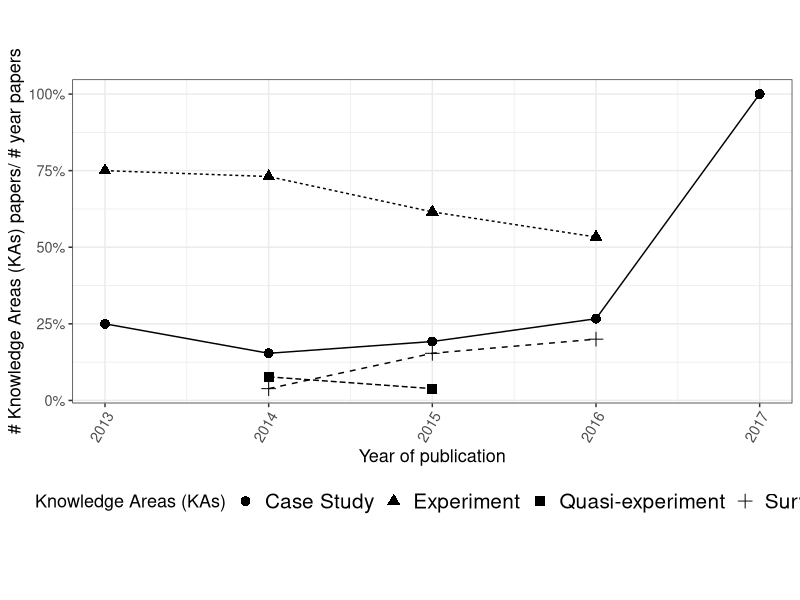

The R script that drew this image:
#!/usr/bin/env Rscript

library(ggplot2)
library(gridExtra)
library(ggthemes)


#------------- Read data ----------

data = read.csv("./trendsEvolution.csv", header = TRUE,sep=';')

map_facets<-c(
  "SU"="Survey",
  "C11"="C11 - Software quality",
  "C10"="C10 - Software engineering tools and methods",
  "C12"="C12 - Related Disciplines of Software Engineering",
  "C2"="C2 - Software requirements",
  "CS"="Case Study",
  "C3"="C3 - Software design",
  "C4"="C4 - Software construction",
  "C5"="C5 - Software testing",
  "EX"="Experiment",
  "C6"="C6 - Software maintenance",
  "QE"="Quasi-experiment",
  "C7"="C7 - Software configuration management",
  "C8"="C8 - Software engineering management",
  "C9"="C9 - Software engineering process"
)

#------------- Generate Graph ----------

plot<-ggplot(data, aes(x = as.numeric(year), y = papers))  +
  theme_bw() +
  geom_line(aes(linetype=factor(type)),stat = "identity") +
  geom_point(mapping=aes(x=as.numeric(year), y=papers, shape=factor(type)), size=3)+
  scale_linetype_discrete(labels=map_facets,guide=FALSE)+
  scale_shape_discrete(labels=map_facets)+
  scale_y_continuous(labels = scales::percent)+
  ylab("# Knowledge Areas (KAs) papers/ # year papers") + 
  xlab("Year of publication") + 
  labs(shape = "Knowledge Areas (KAs)")+
  theme(legend.position="bottom",legend.text=element_text(size=15)) +
  scale_x_continuous(breaks=c(2010,2011,2012,2013,2014,2015,2016,2017)) + theme(aspect.ratio=0.45)+
  theme(text = element_text(size=13),axis.text.x = element_text(angle=60, hjust=1))+guides(shape=guide_legend(nrow=1,byrow=TRUE))
#------------- Write to pdf ----------

ggsave("./trendsEvolution.pdf", plot, width = 12)